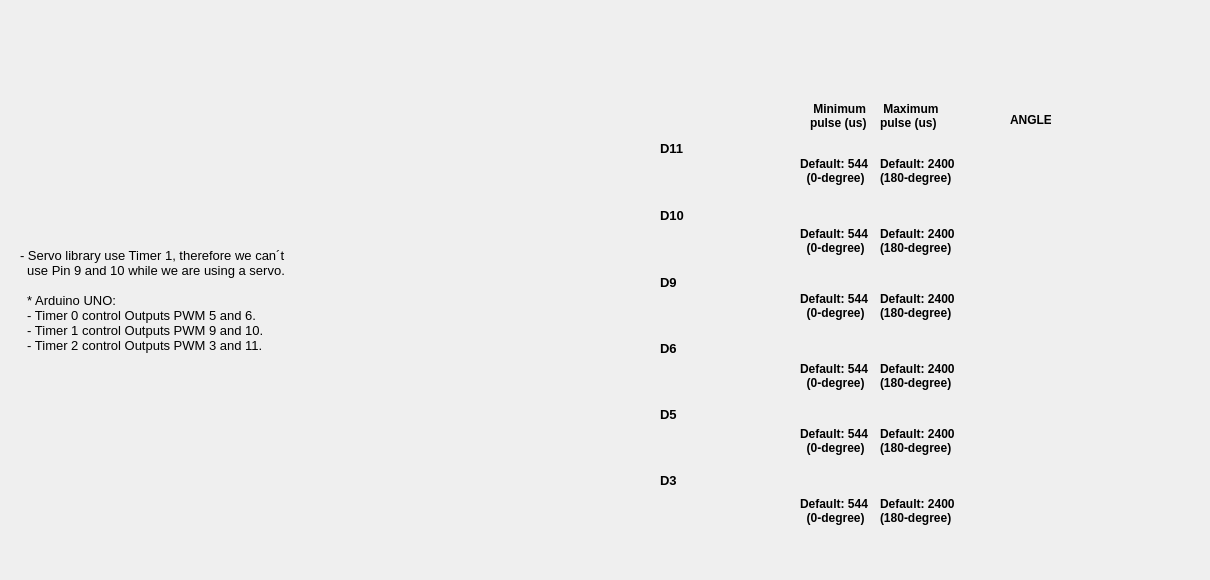
   <widget class="QWidget" name="tab_3">
    <attribute name="title">
     <string>Servo Config</string>
    </attribute>
    <widget class="QLabel" name="label_31">
     <property name="geometry">
      <rect>
       <x>880</x>
       <y>100</y>
       <width>71</width>
       <height>31</height>
      </rect>
     </property>
     <property name="font">
      <font>
       <weight>75</weight>
       <bold>true</bold>
      </font>
     </property>
     <property name="text">
      <string> Maximum
pulse (us)</string>
     </property>
    </widget>
    <widget class="QLabel" name="label_30">
     <property name="geometry">
      <rect>
       <x>810</x>
       <y>100</y>
       <width>71</width>
       <height>31</height>
      </rect>
     </property>
     <property name="font">
      <font>
       <weight>75</weight>
       <bold>true</bold>
      </font>
     </property>
     <property name="text">
      <string> Minimum
pulse (us)</string>
     </property>
    </widget>
    <widget class="QLabel" name="label_32">
     <property name="geometry">
      <rect>
       <x>800</x>
       <y>495</y>
       <width>71</width>
       <height>31</height>
      </rect>
     </property>
     <property name="font">
      <font>
       <weight>75</weight>
       <bold>true</bold>
      </font>
     </property>
     <property name="text">
      <string>Default: 544
  (0-degree)</string>
     </property>
    </widget>
    <widget class="QLabel" name="label_29">
     <property name="geometry">
      <rect>
       <x>1010</x>
       <y>110</y>
       <width>41</width>
       <height>20</height>
      </rect>
     </property>
     <property name="font">
      <font>
       <weight>75</weight>
       <bold>true</bold>
      </font>
     </property>
     <property name="text">
      <string>ANGLE</string>
     </property>
    </widget>
    <widget class="QLabel" name="label_33">
     <property name="geometry">
      <rect>
       <x>880</x>
       <y>495</y>
       <width>81</width>
       <height>31</height>
      </rect>
     </property>
     <property name="font">
      <font>
       <weight>75</weight>
       <bold>true</bold>
      </font>
     </property>
     <property name="text">
      <string>Default: 2400
(180-degree)</string>
     </property>
    </widget>
    <widget class="QWidget" name="gridLayoutWidget_4">
     <property name="geometry">
      <rect>
       <x>700</x>
       <y>140</y>
       <width>491</width>
       <height>351</height>
      </rect>
     </property>
     <layout class="QGridLayout" name="gridLayoutServo">
      <property name="sizeConstraint">
       <enum>QLayout::SetMaximumSize</enum>
      </property>
      <property name="horizontalSpacing">
       <number>15</number>
      </property>
      <property name="verticalSpacing">
       <number>50</number>
      </property>
     </layout>
    </widget>
    <widget class="QLabel" name="label_23">
     <property name="geometry">
      <rect>
       <x>660</x>
       <y>470</y>
       <width>31</width>
       <height>21</height>
      </rect>
     </property>
     <property name="font">
      <font>
       <pointsize>10</pointsize>
       <weight>75</weight>
       <bold>true</bold>
      </font>
     </property>
     <property name="text">
      <string>D3</string>
     </property>
    </widget>
    <widget class="QLabel" name="label_28">
     <property name="geometry">
      <rect>
       <x>660</x>
       <y>404</y>
       <width>31</width>
       <height>21</height>
      </rect>
     </property>
     <property name="font">
      <font>
       <pointsize>10</pointsize>
       <weight>75</weight>
       <bold>true</bold>
      </font>
     </property>
     <property name="text">
      <string>D5</string>
     </property>
    </widget>
    <widget class="QLabel" name="label_61">
     <property name="geometry">
      <rect>
       <x>660</x>
       <y>338</y>
       <width>31</width>
       <height>21</height>
      </rect>
     </property>
     <property name="font">
      <font>
       <pointsize>10</pointsize>
       <weight>75</weight>
       <bold>true</bold>
      </font>
     </property>
     <property name="text">
      <string>D6</string>
     </property>
    </widget>
    <widget class="QLabel" name="label_62">
     <property name="geometry">
      <rect>
       <x>660</x>
       <y>272</y>
       <width>31</width>
       <height>21</height>
      </rect>
     </property>
     <property name="font">
      <font>
       <pointsize>10</pointsize>
       <weight>75</weight>
       <bold>true</bold>
      </font>
     </property>
     <property name="text">
      <string>D9</string>
     </property>
    </widget>
    <widget class="QLabel" name="label_63">
     <property name="geometry">
      <rect>
       <x>660</x>
       <y>205</y>
       <width>31</width>
       <height>21</height>
      </rect>
     </property>
     <property name="font">
      <font>
       <pointsize>10</pointsize>
       <weight>75</weight>
       <bold>true</bold>
      </font>
     </property>
     <property name="text">
      <string>D10</string>
     </property>
    </widget>
    <widget class="QLabel" name="label_64">
     <property name="geometry">
      <rect>
       <x>660</x>
       <y>138</y>
       <width>31</width>
       <height>21</height>
      </rect>
     </property>
     <property name="font">
      <font>
       <pointsize>10</pointsize>
       <weight>75</weight>
       <bold>true</bold>
      </font>
     </property>
     <property name="text">
      <string>D11</string>
     </property>
    </widget>
    <widget class="QWidget" name="widget_6" native="true">
     <property name="geometry">
      <rect>
       <x>-1</x>
       <y>-30</y>
       <width>1201</width>
       <height>571</height>
      </rect>
     </property>
     <property name="styleSheet">
      <string notr="true">background-image: url(:/image/backgroundV3Servo.jpg);</string>
     </property>
    </widget>
    <widget class="QLabel" name="label_6">
     <property name="geometry">
      <rect>
       <x>20</x>
       <y>200</y>
       <width>301</width>
       <height>201</height>
      </rect>
     </property>
     <property name="font">
      <font>
       <pointsize>10</pointsize>
      </font>
     </property>
     <property name="text">
      <string>- Servo library use Timer 1, therefore we can´t
  use Pin 9 and 10 while we are using a servo. 

  * Arduino UNO: 
  - Timer 0 control Outputs PWM 5 and 6. 
  - Timer 1 control Outputs PWM 9 and 10. 
  - Timer 2 control Outputs PWM 3 and 11.</string>
     </property>
    </widget>
    <widget class="QLabel" name="label_65">
     <property name="geometry">
      <rect>
       <x>880</x>
       <y>425</y>
       <width>81</width>
       <height>31</height>
      </rect>
     </property>
     <property name="font">
      <font>
       <weight>75</weight>
       <bold>true</bold>
      </font>
     </property>
     <property name="text">
      <string>Default: 2400
(180-degree)</string>
     </property>
    </widget>
    <widget class="QLabel" name="label_66">
     <property name="geometry">
      <rect>
       <x>800</x>
       <y>425</y>
       <width>71</width>
       <height>31</height>
      </rect>
     </property>
     <property name="font">
      <font>
       <weight>75</weight>
       <bold>true</bold>
      </font>
     </property>
     <property name="text">
      <string>Default: 544
  (0-degree)</string>
     </property>
    </widget>
    <widget class="QLabel" name="label_67">
     <property name="geometry">
      <rect>
       <x>880</x>
       <y>360</y>
       <width>81</width>
       <height>31</height>
      </rect>
     </property>
     <property name="font">
      <font>
       <weight>75</weight>
       <bold>true</bold>
      </font>
     </property>
     <property name="text">
      <string>Default: 2400
(180-degree)</string>
     </property>
    </widget>
    <widget class="QLabel" name="label_68">
     <property name="geometry">
      <rect>
       <x>880</x>
       <y>290</y>
       <width>81</width>
       <height>31</height>
      </rect>
     </property>
     <property name="font">
      <font>
       <weight>75</weight>
       <bold>true</bold>
      </font>
     </property>
     <property name="text">
      <string>Default: 2400
(180-degree)</string>
     </property>
    </widget>
    <widget class="QLabel" name="label_69">
     <property name="geometry">
      <rect>
       <x>800</x>
       <y>360</y>
       <width>71</width>
       <height>31</height>
      </rect>
     </property>
     <property name="font">
      <font>
       <weight>75</weight>
       <bold>true</bold>
      </font>
     </property>
     <property name="text">
      <string>Default: 544
  (0-degree)</string>
     </property>
    </widget>
    <widget class="QLabel" name="label_70">
     <property name="geometry">
      <rect>
       <x>800</x>
       <y>290</y>
       <width>71</width>
       <height>31</height>
      </rect>
     </property>
     <property name="font">
      <font>
       <weight>75</weight>
       <bold>true</bold>
      </font>
     </property>
     <property name="text">
      <string>Default: 544
  (0-degree)</string>
     </property>
    </widget>
    <widget class="QLabel" name="label_71">
     <property name="geometry">
      <rect>
       <x>880</x>
       <y>225</y>
       <width>81</width>
       <height>31</height>
      </rect>
     </property>
     <property name="font">
      <font>
       <weight>75</weight>
       <bold>true</bold>
      </font>
     </property>
     <property name="text">
      <string>Default: 2400
(180-degree)</string>
     </property>
    </widget>
    <widget class="QLabel" name="label_72">
     <property name="geometry">
      <rect>
       <x>800</x>
       <y>225</y>
       <width>71</width>
       <height>31</height>
      </rect>
     </property>
     <property name="font">
      <font>
       <weight>75</weight>
       <bold>true</bold>
      </font>
     </property>
     <property name="text">
      <string>Default: 544
  (0-degree)</string>
     </property>
    </widget>
    <widget class="QLabel" name="label_73">
     <property name="geometry">
      <rect>
       <x>800</x>
       <y>155</y>
       <width>71</width>
       <height>31</height>
      </rect>
     </property>
     <property name="font">
      <font>
       <weight>75</weight>
       <bold>true</bold>
      </font>
     </property>
     <property name="text">
      <string>Default: 544
  (0-degree)</string>
     </property>
    </widget>
    <widget class="QLabel" name="label_74">
     <property name="geometry">
      <rect>
       <x>880</x>
       <y>155</y>
       <width>81</width>
       <height>31</height>
      </rect>
     </property>
     <property name="font">
      <font>
       <weight>75</weight>
       <bold>true</bold>
      </font>
     </property>
     <property name="text">
      <string>Default: 2400
(180-degree)</string>
     </property>
    </widget>
    <zorder>widget_6</zorder>
    <zorder>label_31</zorder>
    <zorder>label_30</zorder>
    <zorder>label_32</zorder>
    <zorder>label_29</zorder>
    <zorder>label_33</zorder>
    <zorder>gridLayoutWidget_4</zorder>
    <zorder>label_23</zorder>
    <zorder>label_28</zorder>
    <zorder>label_61</zorder>
    <zorder>label_62</zorder>
    <zorder>label_63</zorder>
    <zorder>label_64</zorder>
    <zorder>label_6</zorder>
    <zorder>label_65</zorder>
    <zorder>label_66</zorder>
    <zorder>label_67</zorder>
    <zorder>label_68</zorder>
    <zorder>label_69</zorder>
    <zorder>label_70</zorder>
    <zorder>label_71</zorder>
    <zorder>label_72</zorder>
    <zorder>label_73</zorder>
    <zorder>label_74</zorder>
   </widget>
